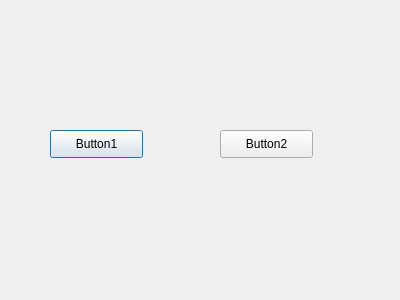
<?xml version="1.0" encoding="UTF-8"?>
<ui version="4.0">
 <class>Dialog</class>
 <widget class="QDialog" name="Dialog">
  <property name="geometry">
   <rect>
    <x>0</x>
    <y>0</y>
    <width>400</width>
    <height>300</height>
   </rect>
  </property>
  <property name="windowTitle">
   <string>Dialog</string>
  </property>
  <widget class="QPushButton" name="btn_1">
   <property name="geometry">
    <rect>
     <x>50</x>
     <y>130</y>
     <width>93</width>
     <height>28</height>
    </rect>
   </property>
   <property name="text">
    <string>Button1</string>
   </property>
  </widget>
  <widget class="QPushButton" name="btn_2">
   <property name="geometry">
    <rect>
     <x>220</x>
     <y>130</y>
     <width>93</width>
     <height>28</height>
    </rect>
   </property>
   <property name="text">
    <string>Button2</string>
   </property>
  </widget>
 </widget>
 <resources/>
 <connections/>
</ui>
